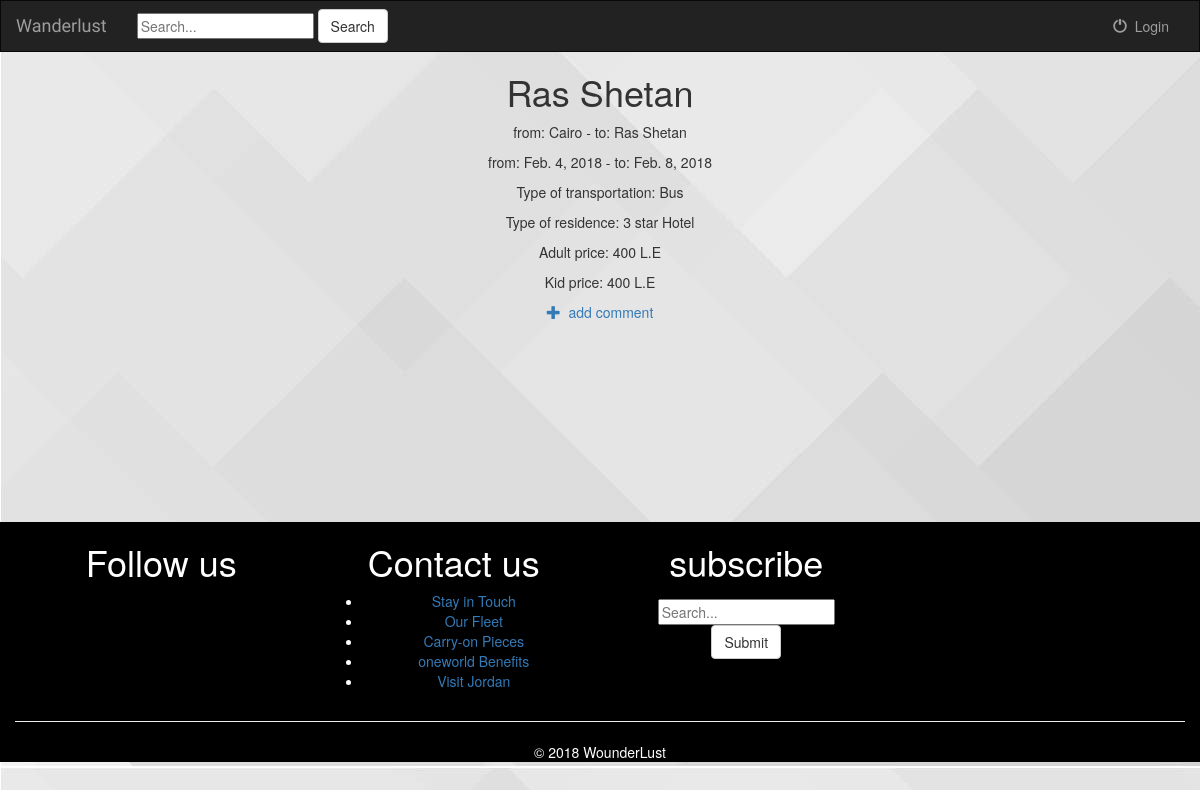
The app's page /Wanderlust/trip/7/, older data.
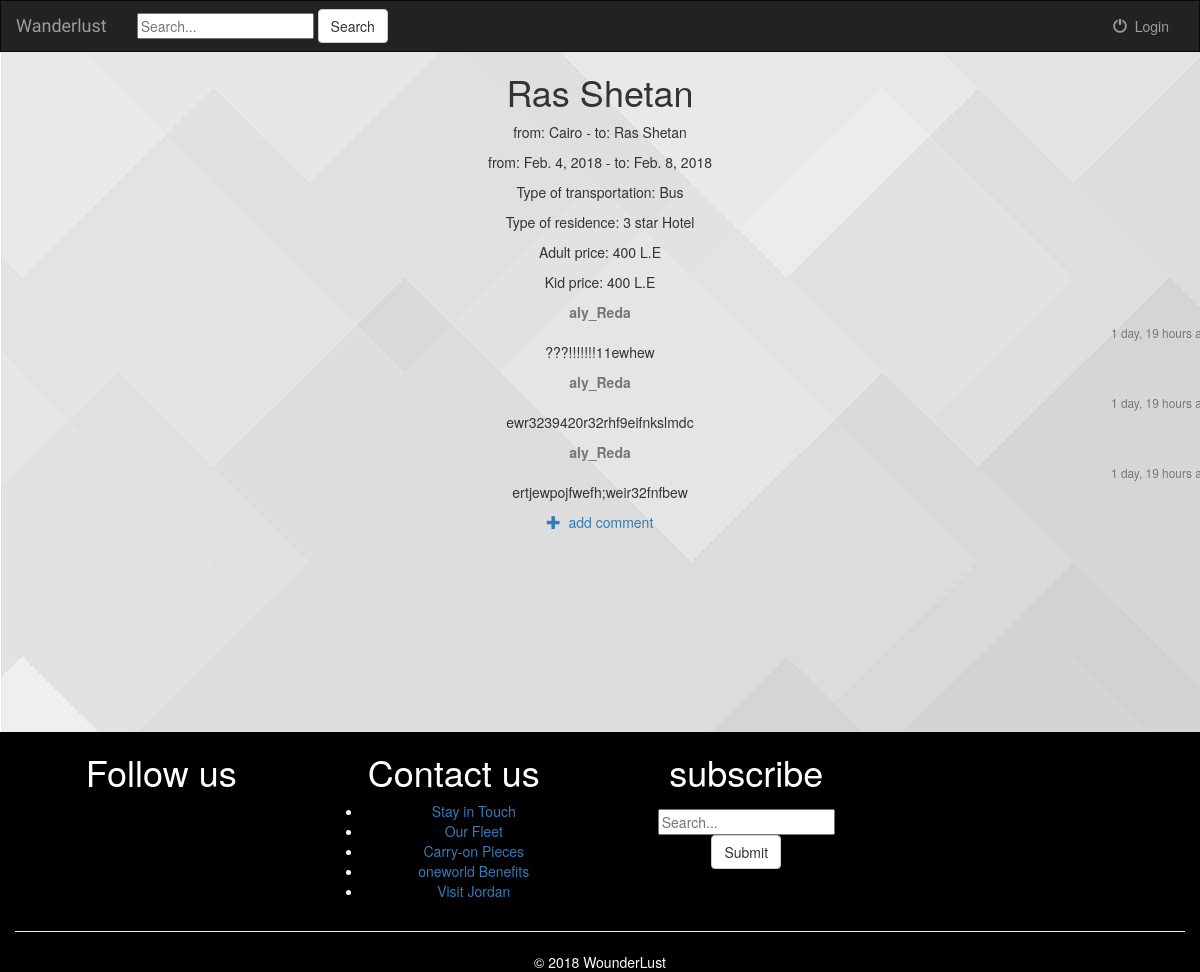
The same page, newer data.
### trips/models.py (models this page shows, shortened)
class Question(models.Model):
    Q_content = models.TextField(max_length=500)
    Q_trip = models.ForeignKey(Trip, on_delete= models.CASCADE)
    asked_by = models.ForeignKey(User, related_name='question', on_delete= models.CASCADE)
    asked_at = models.DateTimeField(auto_now_add= True)
    def get_message_as_markdown(self):
        return mark_safe(markdown(self.Q_content, safe_mode='escape'))

### trips/views.py (the view)
# urls.py: url(r'^trip/(?P<pk>[0-9]+)/$', views.DetailView.as_view(), name='detail'),
class DetailView(generic.DetailView):
    model = Trip
    template_name = 'trips/detail.html'

### trips/templates/trips/detail.html (shortened to what this page needs)
{%  extends 'trips/base.html' %}
{% load humanize %}
{% load static %}
 {% block stylesheet %}
  <link rel="stylesheet" href="{% static 'css/simplemde.min.css' %}">
 {% endblock %}
{%  block body %}
        <div>
                     <h1>{{ trip.name }}</h1>
                     <p>from: {{ trip.origin  }} - to: {{ trip.destination  }}</p>
                     <p>from: {{ trip.departing_date  }} - to: {{ trip.returning_date  }}</p>
                     <p>Type of transportation: {{ trip.get_transportstion_display }} </p>
                     <p>Type of residence: {{ trip.get_residence_display }} </p>
                     <p>Adult price: {{ trip.adult_price }} L.E</p>
                     <p>Kid price: {{ trip.adult_price }} L.E</p>
    </div>
<div>
{% for question in trip.question_set.all %}
    <div class="card mb-2">
      <div class="card-body p-3">
        <div class="row mb-3">
          <div class="col-6">
            <strong class="text-muted">{{ question.asked_by }}</strong>
          </div>
          <div class="col-6 text-right">
            <small class="text-muted">{{ question.asked_at|naturaltime  }}</small>
          </div>
        </div>
        {{ question.get_message_as_markdown }}
      </div>
    </div>
  {% endfor %}
<div>
      <a href="{% url 'trips:new_question' trip.id %}"><span class="glyphicon glyphicon-plus" aria-hidden="true"></span>&nbsp; add comment </a>
</div>
{%  endblock %}

Row changes from the older to the newer data that the page shows:
added Question: asked_by "aly_Reda", asked_at "1 day, 19 hours…", get_message_as_markdown "???!!!!!!!11ewhew"
added Question: asked_by "aly_Reda", asked_at "1 day, 19 hours…", get_message_as_markdown "ewr3239420r32rhf9eifnkslmdc"
added Question: asked_by "aly_Reda", asked_at "1 day, 19 hours…", get_message_as_markdown "ertjewpojfwefh;weir32fnfbew"
